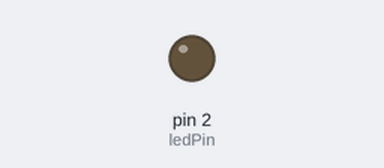
The sketch below on a simulated Arduino Uno, built with avr-gcc and run on an emulated ATmega328P. On the bench: output pins drawn as LEDs (lit = HIGH).

Above: at 1.0 s.
At 4.0 s:
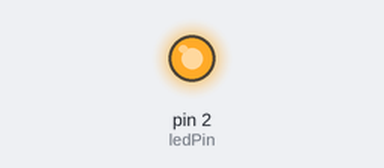
Timing chart, 0 to 10.7 s (numbered marks = the images above):
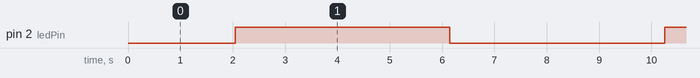

Measured:
- by itself, pin 2 (ledPin): alternates HIGH for 4.1 s and LOW for 4.1 s

The sketch:

Fade_internal_LED.ino
```cpp
// HUZZAH fade

int ledPin = 2;    // onboard blue LED connected to digital pin 2

void setup() {
  // declare pinModes
  pinMode(ledPin, OUTPUT);
}

void loop() {
  // fade in from min to max
  for (int fadeValue = 0 ; fadeValue <= 255; fadeValue++) {
    // sets the value (range from 0 to 255):
    analogWrite(ledPin, fadeValue);
    // wait for 16 milliseconds to see the dimming effect
    delay(16);
  }

  // fade out from max to min
  for (int fadeValue = 255 ; fadeValue >= 0; fadeValue--) {
    // sets the value (range from 0 to 255):
    analogWrite(ledPin, fadeValue);
    // wait for 16 milliseconds to see the dimming effect
    delay(16);
  }
}
```
